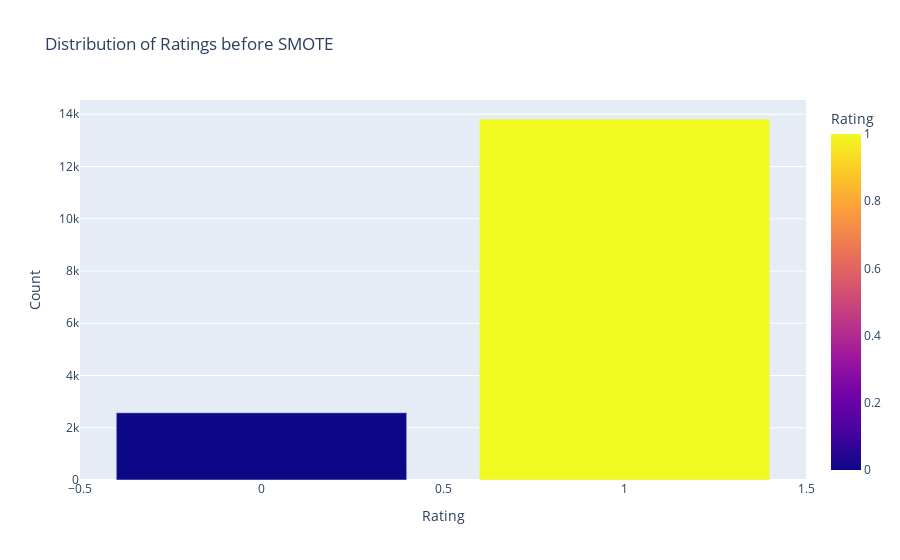

The cell this chart's notebook holds for it:
### Code cell
# Visualisasi rating sebelum SMOTE
rating_counts_before_smote = y_train.value_counts().reset_index()
rating_counts_before_smote.columns = ['label', 'count']

fig = px.bar(rating_counts_before_smote, x='label', y='count', title='Distribution of Ratings before SMOTE',
             labels={'label': 'Rating', 'count': 'Count'}, color='label',
             color_discrete_map={0: 'orange', 1: 'green'})
fig.update_layout(xaxis_title='Rating', yaxis_title='Count')
fig.show()

### Figure 1 — Plotly figure (JSON) as saved in the notebook; plotly's stock layout.template omitted (floating-point values rounded to 4 significant figures)
{"data": [{"alignmentgroup": "True", "hovertemplate": "Rating=%{marker.color}<br>Count=%{y}<extra></extra>", "legendgroup": "", "marker": {"color": [1, 0], "coloraxis": "coloraxis", "pattern": {"shape": ""}}, "name": "", "offsetgroup": "", "orientation": "v", "showlegend": false, "textposition": "auto", "type": "bar", "x": [1, 0], "xaxis": "x", "y": [13818, 2574], "yaxis": "y"}], "layout": {"barmode": "relative", "coloraxis": {"colorbar": {"title": {"text": "Rating"}}, "colorscale": [[0, "#0d0887"], [0.1111, "#46039f"], [0.2222, "#7201a8"], [0.3333, "#9c179e"], [0.4444, "#bd3786"], [0.5556, "#d8576b"], [0.6667, "#ed7953"], [0.7778, "#fb9f3a"], [0.8889, "#fdca26"], [1, "#f0f921"]]}, "legend": {"tracegroupgap": 0}, "title": {"text": "Distribution of Ratings before SMOTE"}, "xaxis": {"anchor": "y", "domain": [0, 1], "title": {"text": "Rating"}}, "yaxis": {"anchor": "x", "domain": [0, 1], "title": {"text": "Count"}}}}
